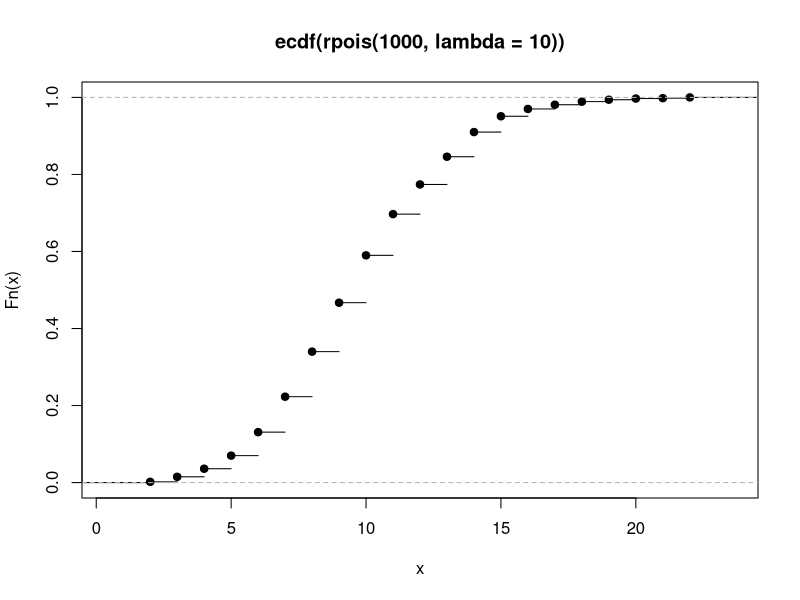

Write R code to recreate this figure.
##examples - solutions
#wolves
pupstot =rpois(500,lambda =4)
livebirths = rbinom(500,size =pupstot,p=.8)
sum(livebirths)
#check work
sum(livebirths) / sum(pupstot)


#seedbank
#one day
seeds.not.eaten = rbinom(1000,size=1,p = .98)
seeds.sprouted = rbinom(n = seeds.not.eaten,size=1, p=.01 )
sum(seeds.sprouted)

#100 days #this isn't right - need to iteratively draw
sum(rbinom(n = seeds.not.eaten,size=100, p=.01 ))

#squid
qnbinom(p=.85,mu = 300, size=1)
quantile(rnbinom(1000,mu = 300, size=1))

#pikas
ppois(q = 12, lambda = 10, lower.tail = F)

plot(ecdf(rpois(1000,lambda = 10)))
